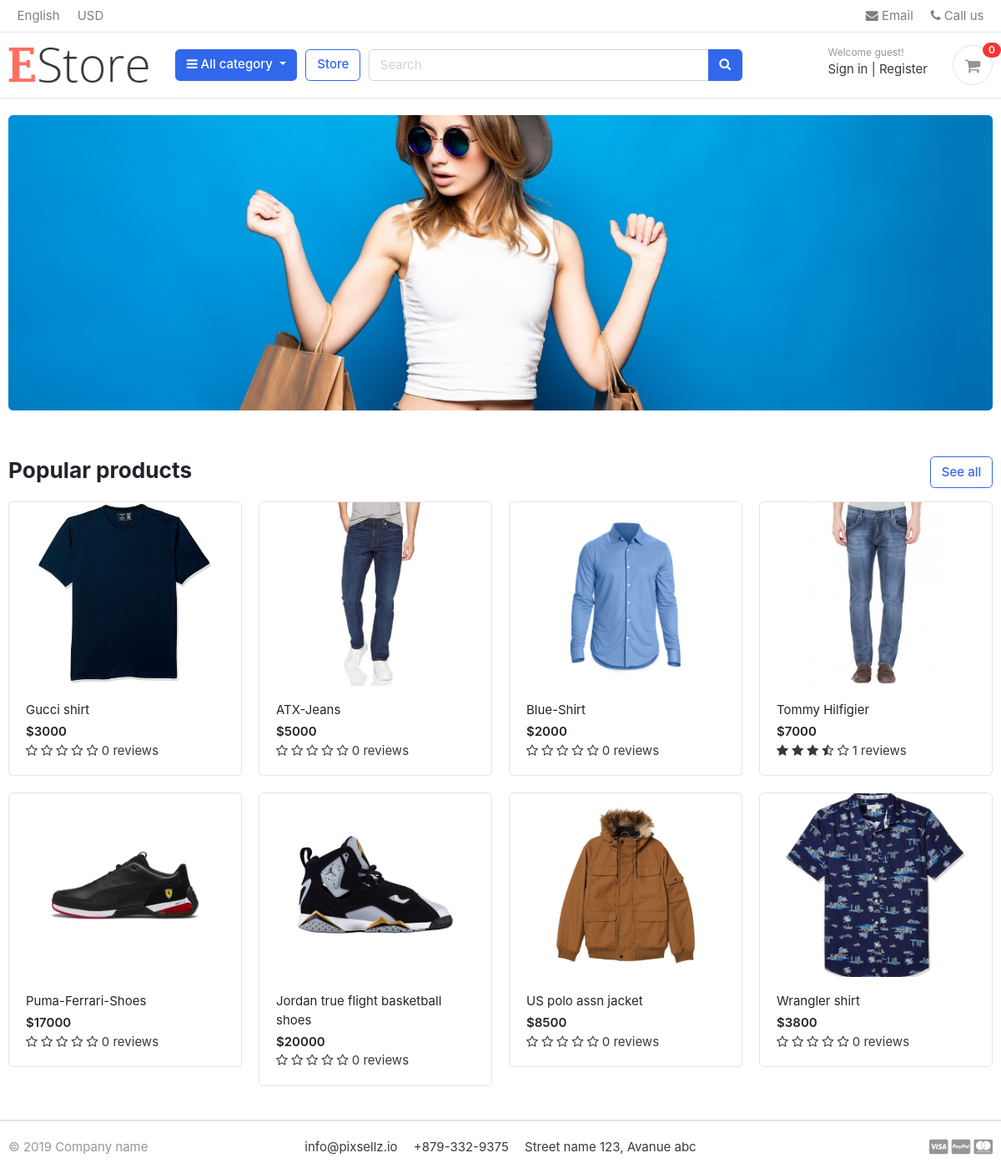
The page / on the database its author committed.
### store/models.py (models this page shows, shortened)
class Product(models.Model):
    product_name = models.CharField(max_length=200, unique=True)
    slug= models.SlugField(max_length=200, unique=True)
    description = models.TextField(blank=True)
    price=models.IntegerField()
    images=models.ImageField(upload_to='photos/products')
    stock=models.IntegerField()
    is_available=models.BooleanField(default=True)
    category= models.ForeignKey(Category, on_delete=models.CASCADE)
    created_date=models.DateTimeField(auto_now_add=True)
    modified_date=models.DateField(auto_now=True)
    def get_url(self):
        return reverse ('product_details', args=[self.category.slug,self.slug])
    def averageReview(self):
        reviews=ReviewRating.objects.filter(product=self, status=True).aggregate(average=Avg('rating'))
        avg=0
        if reviews['average'] is not None:
            avg=float(reviews['average'])
        return avg
    def CountReview(self):
        reviews=ReviewRating.objects.filter(product=self, status=True).aggregate(count=Count('rating'))
        count=0
        if reviews['count'] is not None:
            count=int(reviews['count'])
        return count

### swo_e_comm/views.py (the view)
# urls.py: 2. Add a URL to urlpatterns:  path('', views.home, name='home')
def home(request):
    products = Product.objects.all().filter(is_available=True)
    context={
        'products':products
    }
    return render(request, 'home.html',context )

### cart/context_processor.py (called while the page is built)
def counter(request):
    count=0
    if 'admin' in request.path:
        return {}
    else:
        try:
            cart=Cart.objects.filter(cart_id=_cart_id(request))
            if request.user.is_authenticated:
                print(request.user.is_authenticated)
                cart_items=Cart_item.objects.all().filter(user=request.user)
            else:
                cart_items=Cart_item.objects.all().filter(cart=cart[:1])
            for cart_item in cart_items:
                count+=cart_item.quantity
        except ObjectDoesNotExist:
            count=0
        return dict(count=count)

### cart/views.py (called while the page is built)
def _cart_id(request):
    cart = request.session.session_key
    if not cart:
        cart = request.session.create()
    return cart

### category/context_processors.py (called while the page is built)
def menu_links(request):
    links=Category.objects.all()
    return dict(links=links)

### category/models.py (called while the page is built)
    def get_url(self):
        return reverse ('store_category', args=[self.slug])

### templates/home.html
{% extends 'base.html' %}
{% block content %}
{% load static %}
<section class="section-intro padding-y-sm">
<div class="container">
<div class="intro-banner-wrap">
	<img src="{% static 'images/banners/cover.jpg' %}" class="img-fluid rounded">
</div>
</div>
</section>
<section class="section-name padding-y-sm">
<div class="container">
<header class="section-heading">
	<a href="{% url 'store' %}" class="btn btn-outline-primary float-right">See all</a>
	<h3 class="section-title">Popular products</h3>
</header>
<div class="row">
{% for product in products %}
	<div class="col-md-3">
		<div class="card card-product-grid">
			<a href="{{product.get_url}}" class="img-wrap"> <img src="{{product.images.url}}"> </a>
			<figcaption class="info-wrap">
				<a href="{{product.get_url}}" class="title">{{product.product_name}}</a>
				<div class="price mt-1">${{product.price}}</div>
				<div class="rating-star">
				<span>
					<i class="fa fa-star{% if product.averageReview < 0.5 %}-o{% elif product.averageReview >= 0.5 and product.averageReview < 1 %}-half-o {% endif %}" aria-hidden="true"></i>
					<i class="fa fa-star{% if product.averageReview < 1.5 %}-o{% elif product.averageReview >= 1.5 and product.averageReview < 2 %}-half-o {% endif %}" aria-hidden="true"></i>
					<i class="fa fa-star{% if product.averageReview < 2.5 %}-o{% elif product.averageReview >= 2.5 and product.averageReview < 3 %}-half-o {% endif %}" aria-hidden="true"></i>
					<i class="fa fa-star{% if product.averageReview < 3.5 %}-o{% elif product.averageReview >= 3.5 and product.averageReview < 4 %}-half-o {% endif %}" aria-hidden="true"></i>
					<i class="fa fa-star{% if product.averageReview < 4.5 %}-o{% elif product.averageReview >= 4.5 and product.averageReview < 5 %}-half-o {% endif %}" aria-hidden="true"></i>
					<span>{{product.CountReview}} reviews</span>
					</span>
			</div>
			</figcaption>
		</div>
</div>
{% endfor %}
</div>
</div>
</section>
</body>
</html>
{% endblock %}

### static/css/ui.css (style rules this page uses)
html { font-family: "Inter", sans-serif; font-size: 15px; }
.img-wrap { text-align: center; display: block; }
.img-wrap img { max-width: 100%; }
.padding-y-sm { padding-top: 20px; padding-bottom: 20px; }
.section-heading { margin-bottom: 20px; margin-top: 15px; }
.section-title { color: #212529; }
[class*=card-product] a.title { color: #212529; display: block; }
[class*=card-product] .img-wrap { overflow: hidden; position: relative; }
[class*=card-product] .img-wrap img { height: 100%; max-width: 100%; width: auto; display: inline-block; -o-object-fit: cover; object-fit: cover; }
.card-product-grid { margin-bottom: 20px; }
.card-product-grid .img-wrap { border-radius: 0.2rem 0.2rem 0 0; height: 220px; }
.card-product-grid .info-wrap { overflow: hidden; padding: 18px 20px; }
.card .img-wrap { overflow: hidden; }
.price { font-weight: 600; color: #212529; }

### rows shown on the page
Product: images (picture), product_name "Gucci shirt", price "3000", CountReview "0"
Product: images (picture), product_name "ATX-Jeans", price "5000", CountReview "0"
Product: images (picture), product_name "Blue-Shirt", price "2000", CountReview "0"
Product: images (picture), product_name "Tommy Hilfigier", price "7000", CountReview "1"
Product: images (picture), product_name "Puma-Ferrari-Shoes", price "17000", CountReview "0"
Product: images (picture), product_name "Jordan true flight basketball shoes", price "20000", CountReview "0"
Product: images (picture), product_name "US polo assn jacket", price "8500", CountReview "0"
Product: images (picture), product_name "Wrangler shirt", price "3800", CountReview "0"

### other values the page prints
{{ count }} "0"
